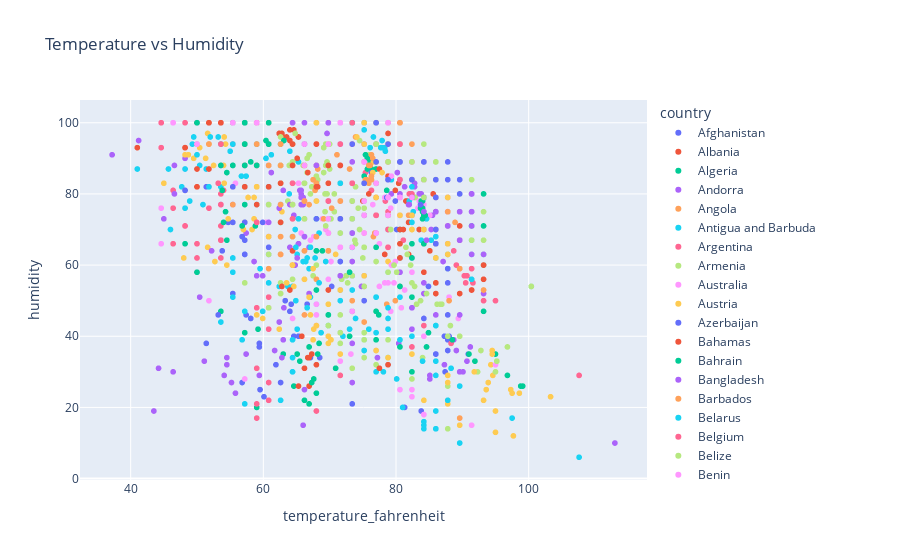

Notebook cell for this chart:
### Markdown cell above
## Visualize

Create any visualizations for your EDA here. Make note in the form of code comments of what your thought process is for your visualizations.

### Code cell
# to check uv index for Travel to places needs to be 1 or less amd temperature needs to be moderate
# sns.histplot(weather_df['humidity'], color='blue')
# plt.show()

scatter_plot = px.scatter(weather_df, x='temperature_fahrenheit', y='humidity', color='country', title='Temperature vs Humidity')
scatter_plot.show()
